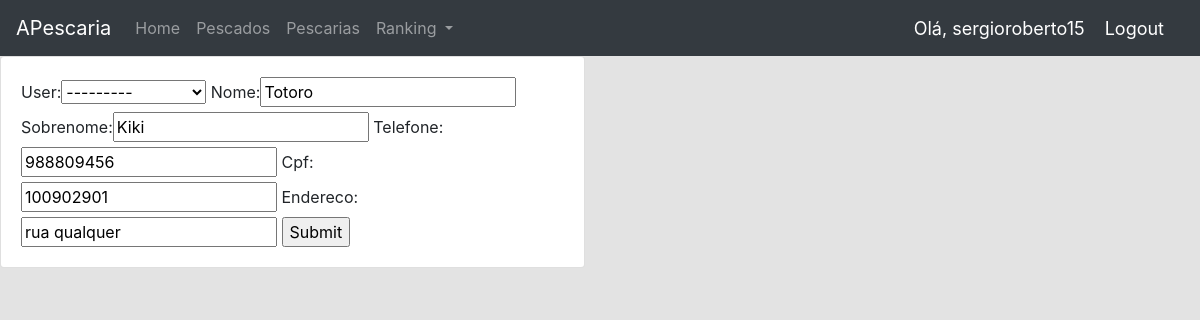
/atualizarusuario/1/ (signed in), run on the app's committed database.
### accounts/models.py (models this page shows, shortened)
class Usuario(models.Model):
    user = models.OneToOneField(User, null=True, on_delete=models.CASCADE)
    nome = models.CharField(max_length=20)
    sobrenome = models.CharField(max_length=20, null=True)
    telefone = models.CharField(max_length=11, blank=True, null=True)
    cpf = models.CharField(max_length=11, null=True)
    endereco = models.CharField(max_length=50, blank=True, null=True)

### accounts/views.py (the view)
# urls.py: path('atualizarusuario/<str:pk>/', atualizar_usuario, name="atualizar_usuario"),
@login_required(login_url='login')
def atualizar_usuario(request, pk):
    usuario = Usuario.objects.get(id=pk)
    form = UsuarioForm(instance=usuario)
    if request.method == 'POST':
        form = UsuarioForm(request.POST, instance=usuario)
        if form.is_valid:
            form.save()
            return redirect('/')
    context = {'form': form}
    return render(request, "usuario_formulario.html", context)

### accounts/forms.py
class UsuarioForm(ModelForm):
    class Meta:
        model = Usuario
        fields = '__all__'

### templates/usuario_formulario.html (shortened to what this page needs)
{% extends 'base.html' %}
{% block content %}
<div class="row">
    <div class="col-md-6">
        <div class="card card-body">
            <form action="" method="post">
                {{form}}
                <input type="submit" name="submit">
            </form>
        </div>
    </div>
</div>
{% endblock %}

### templates/navbar.html (shortened to what this page needs)
{% load static %}
<nav class="navbar navbar-expand-lg navbar-dark bg-dark">
  <a class="navbar-brand" href="{% url 'home' %}">APescaria</a>
  <div class="collapse navbar-collapse" id="navbarSupportedContent">
    <ul class="navbar-nav mr-auto">
      <li class="nav-item">
        <a class="nav-link" href="{% url 'home' %}">Home <span class="sr-only">(current)</span></a>
      </li>
      <li class="nav-item">
        <a class="nav-link" href="{% url 'pescado' %}">Pescados</a>
      </li>
      <li class="nav-item">
        <a class="nav-link" href="{% url 'pescaria' %}">Pescarias</a>
      </li>
      <li class="nav-item dropdown">
        <a class="nav-link dropdown-toggle" href="#" id="navbarDropdown" role="button" data-toggle="dropdown" aria-haspopup="true" aria-expanded="false">
          Ranking
        </a>
      </li>
    </ul>
  </div>
  <span class="hello-msg">Olá, {{request.user}}</span>
  <span><a class="hello-msg" href="{% url 'logout' %}">Logout</a> </span>
</nav>

### templates/base.html (style rules this page uses)
body { background-color: #e3e3e3; }

### templates/navbar.html (style rules this page uses)
.hello-msg { font-size: 18px; color: #fff; margin-right: 20px; }

### data on the page
Usuario: user "---------", nome "Totoro", sobrenome "Kiki", telefone "988809456", cpf "100902901", endereco "rua qualquer"

### other printed values
{{ request.user }} "sergioroberto15"
